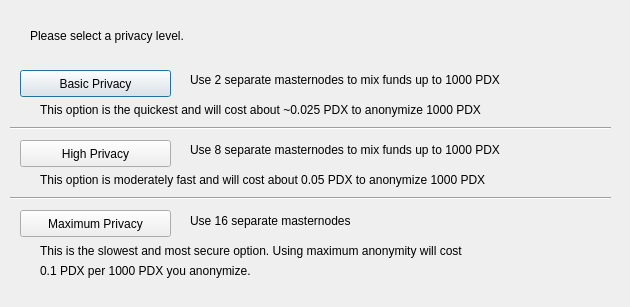
<?xml version="1.0" encoding="UTF-8"?>
<ui version="4.0">
 <class>DarksendConfig</class>
 <widget class="QDialog" name="DarksendConfig">
  <property name="geometry">
   <rect>
    <x>0</x>
    <y>0</y>
    <width>630</width>
    <height>307</height>
   </rect>
  </property>
  <property name="windowTitle">
   <string>Configure Darksend</string>
  </property>
  <widget class="QPushButton" name="buttonBasic">
   <property name="geometry">
    <rect>
     <x>20</x>
     <y>70</y>
     <width>151</width>
     <height>27</height>
    </rect>
   </property>
   <property name="text">
    <string>Basic Privacy</string>
   </property>
  </widget>
  <widget class="QPushButton" name="buttonHigh">
   <property name="geometry">
    <rect>
     <x>20</x>
     <y>140</y>
     <width>151</width>
     <height>27</height>
    </rect>
   </property>
   <property name="text">
    <string>High Privacy</string>
   </property>
  </widget>
  <widget class="QPushButton" name="buttonMax">
   <property name="geometry">
    <rect>
     <x>20</x>
     <y>210</y>
     <width>151</width>
     <height>27</height>
    </rect>
   </property>
   <property name="text">
    <string>Maximum Privacy</string>
   </property>
  </widget>
  <widget class="QLabel" name="label">
   <property name="geometry">
    <rect>
     <x>30</x>
     <y>20</y>
     <width>571</width>
     <height>31</height>
    </rect>
   </property>
   <property name="text">
    <string>Please select a privacy level.</string>
   </property>
  </widget>
  <widget class="QLabel" name="label_2">
   <property name="geometry">
    <rect>
     <x>190</x>
     <y>70</y>
     <width>421</width>
     <height>21</height>
    </rect>
   </property>
   <property name="text">
    <string>&lt;html&gt;&lt;head/&gt;&lt;body&gt;&lt;p&gt;Use 2 separate masternodes to mix funds up to 1000 PDX&lt;/p&gt;&lt;/body&gt;&lt;/html&gt;</string>
   </property>
  </widget>
  <widget class="QLabel" name="label_3">
   <property name="geometry">
    <rect>
     <x>190</x>
     <y>140</y>
     <width>411</width>
     <height>21</height>
    </rect>
   </property>
   <property name="text">
    <string>&lt;html&gt;&lt;head/&gt;&lt;body&gt;&lt;p&gt;Use 8 separate masternodes to mix funds up to 1000 PDX&lt;/p&gt;&lt;/body&gt;&lt;/html&gt;</string>
   </property>
  </widget>
  <widget class="QLabel" name="label_4">
   <property name="geometry">
    <rect>
     <x>190</x>
     <y>210</y>
     <width>421</width>
     <height>21</height>
    </rect>
   </property>
   <property name="text">
    <string>Use 16 separate masternodes</string>
   </property>
  </widget>
  <widget class="QLabel" name="label_6">
   <property name="geometry">
    <rect>
     <x>40</x>
     <y>100</y>
     <width>561</width>
     <height>21</height>
    </rect>
   </property>
   <property name="text">
    <string>&lt;html&gt;&lt;head/&gt;&lt;body&gt;&lt;p&gt;This option is the quickest and will cost about ~0.025 PDX to anonymize 1000 PDX&lt;/p&gt;&lt;/body&gt;&lt;/html&gt;</string>
   </property>
  </widget>
  <widget class="QLabel" name="label_7">
   <property name="geometry">
    <rect>
     <x>40</x>
     <y>170</y>
     <width>561</width>
     <height>21</height>
    </rect>
   </property>
   <property name="text">
    <string>&lt;html&gt;&lt;head/&gt;&lt;body&gt;&lt;p&gt;This option is moderately fast and will cost about 0.05 PDX to anonymize 1000 PDX&lt;/p&gt;&lt;/body&gt;&lt;/html&gt;</string>
   </property>
  </widget>
  <widget class="QLabel" name="label_8">
   <property name="geometry">
    <rect>
     <x>40</x>
     <y>240</y>
     <width>561</width>
     <height>21</height>
    </rect>
   </property>
   <property name="text">
    <string>This is the slowest and most secure option. Using maximum anonymity will cost</string>
   </property>
  </widget>
  <widget class="QLabel" name="label_9">
   <property name="geometry">
    <rect>
     <x>40</x>
     <y>260</y>
     <width>561</width>
     <height>21</height>
    </rect>
   </property>
   <property name="text">
    <string>0.1 PDX per 1000 PDX you anonymize.</string>
   </property>
  </widget>
  <widget class="Line" name="line">
   <property name="geometry">
    <rect>
     <x>10</x>
     <y>120</y>
     <width>601</width>
     <height>16</height>
    </rect>
   </property>
   <property name="orientation">
    <enum>Qt::Horizontal</enum>
   </property>
  </widget>
  <widget class="Line" name="line_2">
   <property name="geometry">
    <rect>
     <x>10</x>
     <y>190</y>
     <width>601</width>
     <height>16</height>
    </rect>
   </property>
   <property name="orientation">
    <enum>Qt::Horizontal</enum>
   </property>
  </widget>
 </widget>
 <resources/>
 <connections/>
</ui>
